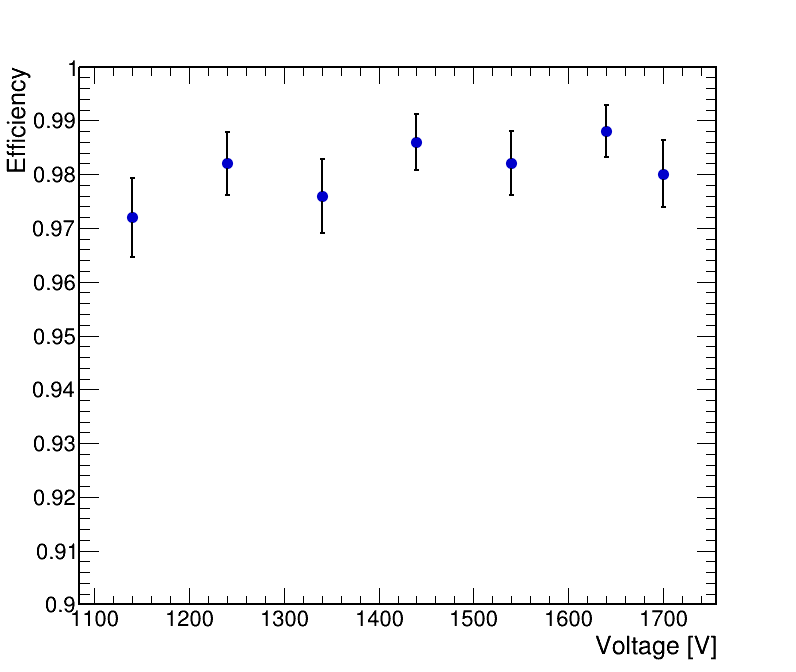

Python code for this plot:
import ROOT
from array import array

voltage = array('d', [1140,1240,1340,1440,1540,1640,1700]) #write the different voltages here

efficiency = array('d', [0.9720,0.9820,0.9760,0.9860,0.9821,0.9880,0.9801]) #write efficiency values

efficiency_error = array('d', [0.007378,0.005934,0.006858,0.005265,0.005922,0.004860,0.006236]) #Write the efficiency errors

voltage_error = array('d', [0.0] * len(voltage))
ROOT.gStyle.SetOptStat(0)

canvas = ROOT.TCanvas("canvas","Efficiency vs Voltage", 800,700)

canvas.SetTicks(1,1)
canvas.SetFrameLineWidth(2)

canvas.SetTicks(1, 1)
graph = ROOT.TGraphErrors(len(voltage),voltage,efficiency,voltage_error,efficiency_error)

graph.SetTitle("")

graph.SetMarkerStyle(20)
graph.SetMarkerSize(1.3)
graph.SetMarkerColor(ROOT.kBlue + 1)

graph.SetLineColor(ROOT.kBlack)
graph.SetLineWidth(2)

graph.GetXaxis().SetTitle("Voltage [V]")
graph.GetYaxis().SetTitle("Efficiency")

graph.GetXaxis().SetTitleSize(0.04)
graph.GetYaxis().SetTitleSize(0.04)
graph.GetYaxis().SetTitleOffset(1.2)

graph.GetYaxis().SetRangeUser(0.9, 1.0)

graph.Draw("AP")
canvas.SaveAs("beforeAug24_efficiency_vs_PMT1VoltageOnly.png")
